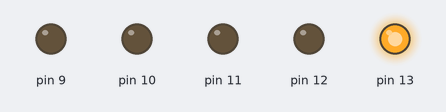
Recording of a sketch running on a simulated Arduino Uno, built with avr-gcc and run on an emulated ATmega328P. Parts: output pins drawn as LEDs (lit = HIGH).

Above: at 1.5 s.
At 7.0 s:
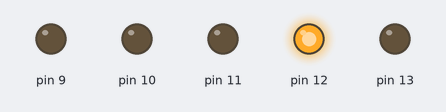
At 10.5 s:
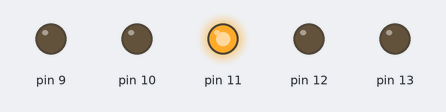
At 14.5 s:
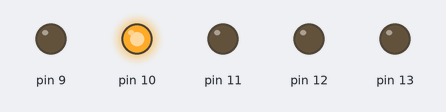
At 22.2 s:
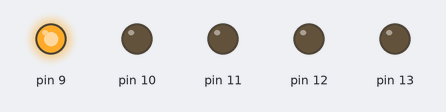
At 27.3 s:
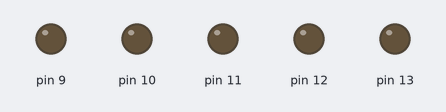
Timing chart, 0 to 29.6 s (numbered marks = the images above):
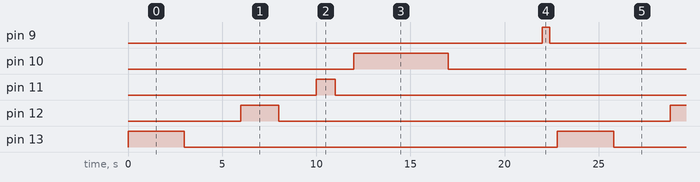

The sketch:

test_realy.ino
```cpp
  void setup() {
  // put your setup code here, to run once:
pinMode(13,OUTPUT);
pinMode(12,OUTPUT);
pinMode(11,OUTPUT);
pinMode(10,OUTPUT);
pinMode(9,OUTPUT);
}

void loop() {
  // put your main code here, to run repeatedly:
digitalWrite(13,HIGH);
delay(3000);

digitalWrite(13,LOW);
delay(3000);

digitalWrite(12,HIGH);
delay(2000);
digitalWrite(12,LOW);
delay(2000);

digitalWrite(11,HIGH);
delay(1000);

digitalWrite(11,LOW);
delay(1000);


digitalWrite(10,HIGH);
delay(5000);

digitalWrite(10,LOW);
delay(5000);

digitalWrite(9,HIGH);
delay(400);

digitalWrite(9,LOW);
delay(400);


}
```

Measured:
- by itself, pin 9: alternates HIGH for 0.40 s and LOW for 22.4 s
- by itself, pin 10: alternates HIGH for 5.0 s and LOW for 17.8 s
- by itself, pin 11: alternates HIGH for 1.0 s and LOW for 21.8 s
- by itself, pin 12: alternates HIGH for 2.0 s and LOW for 20.8 s
- by itself, pin 13: alternates HIGH for 3.0 s and LOW for 19.8 s
